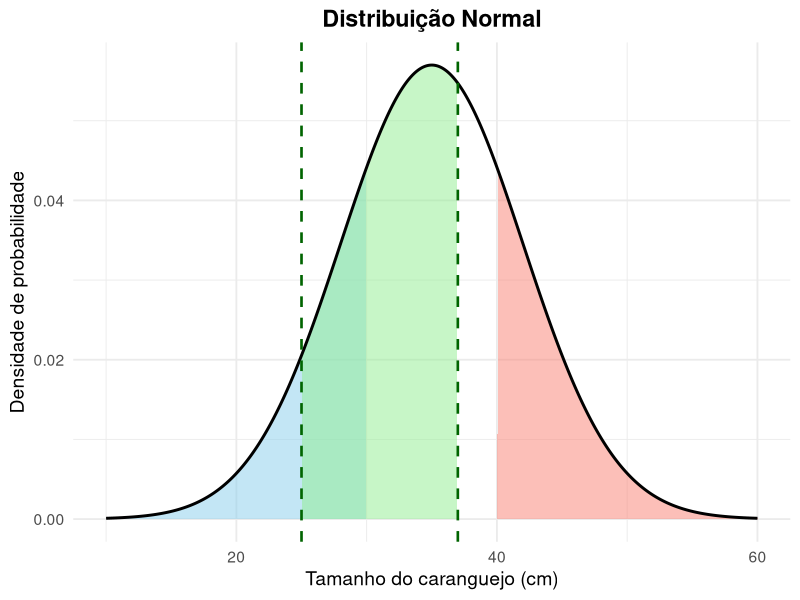
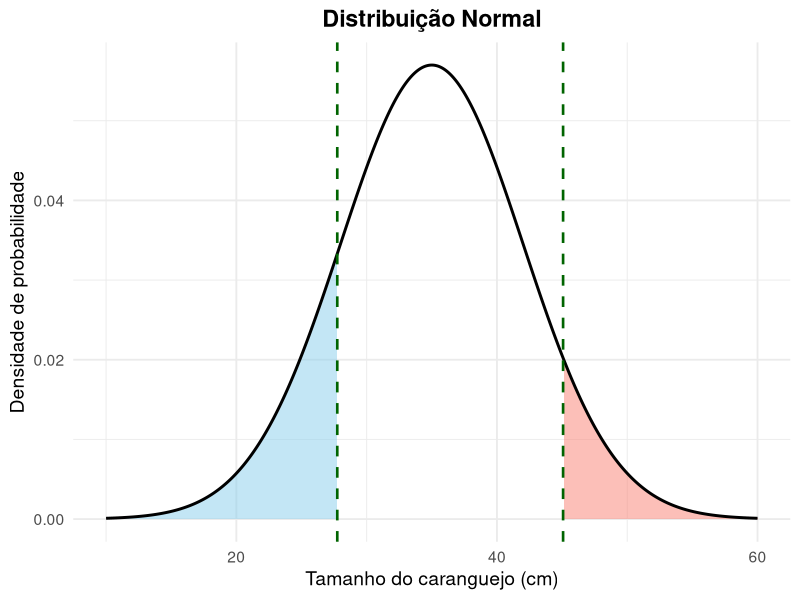
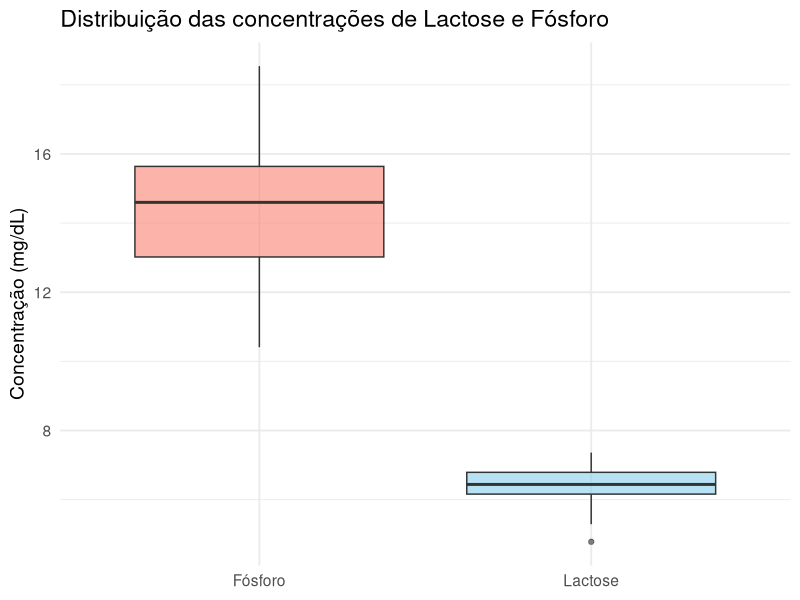
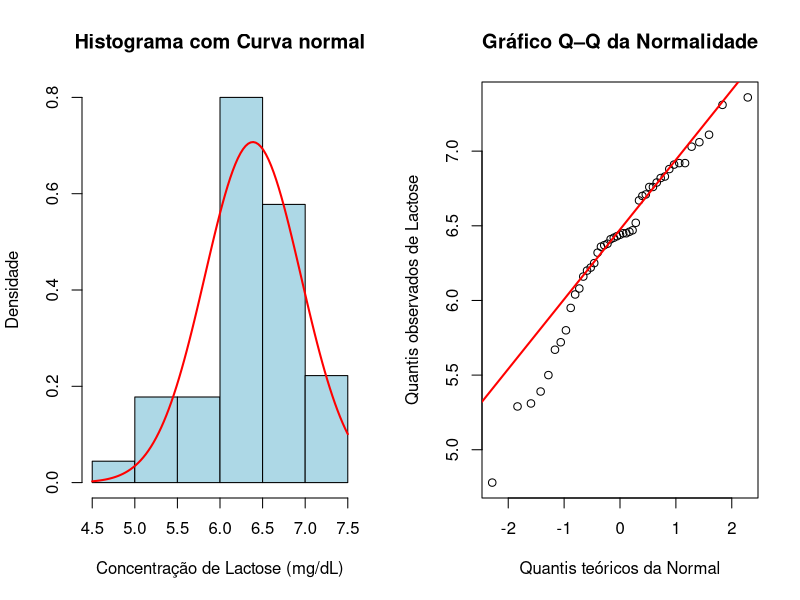
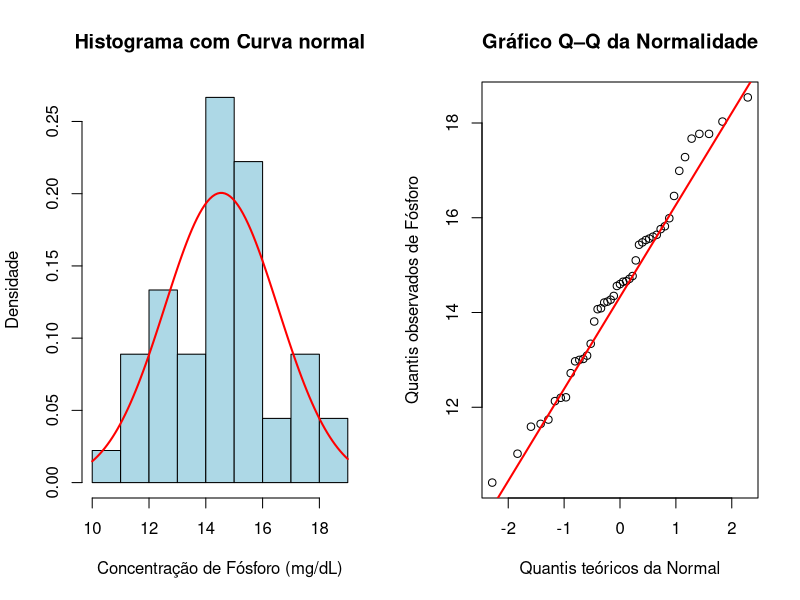
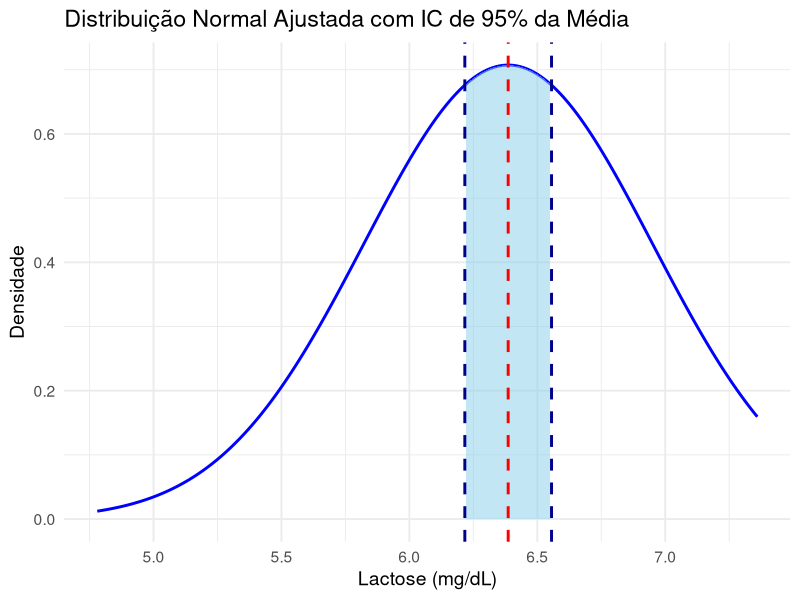
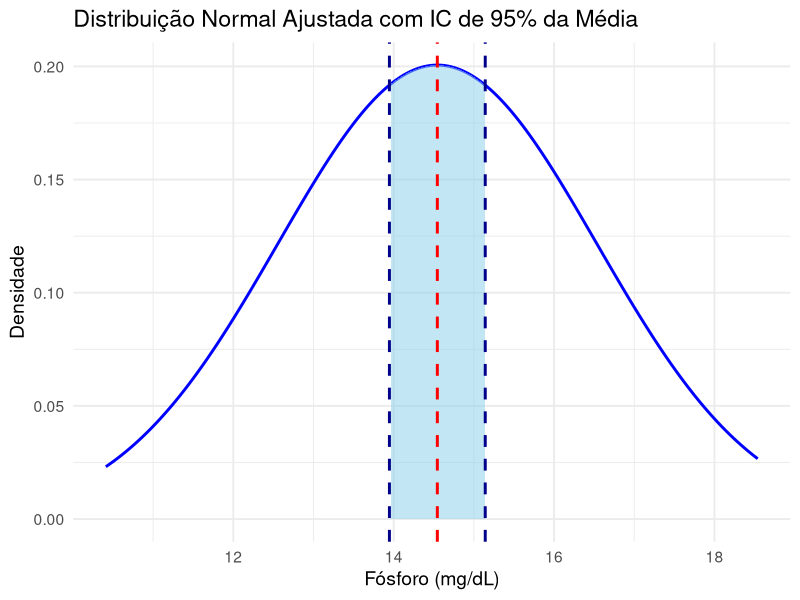
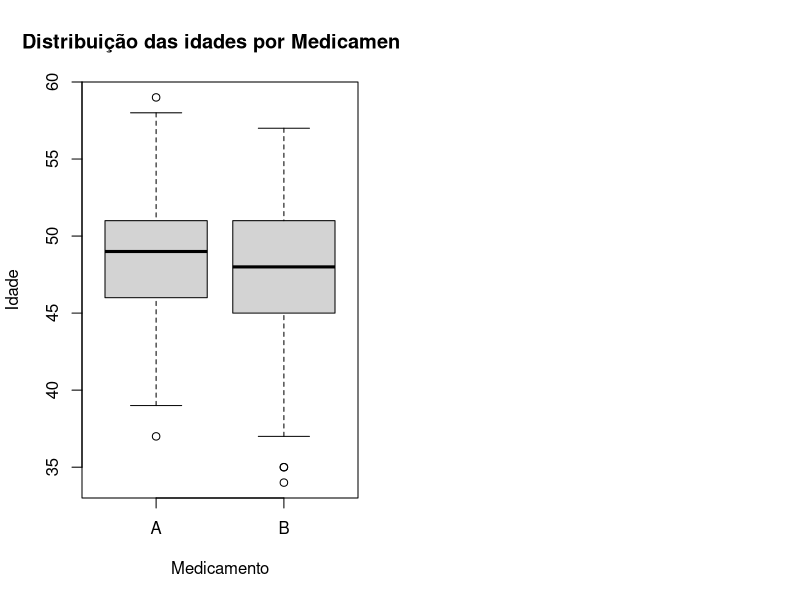

Reproduce these figures in R, in order.
## ---- chunk 1
invisible({
  options(encoding = "UTF-8")
  Sys.setlocale("LC_ALL", "pt_BR.UTF-8")
  rm(list = ls())
})
## ---- chunk 2
mu <- 35
sigma <- 7
x <- 30

(prob_menor_30 <- pnorm(x, mu, sigma))

## ---- chunk 3
x1 <- 25
x2 <- 37

(prob_entre_25_37 <- pnorm(x2, mu, sigma) - pnorm(x1, mu, sigma))
## ---- chunk 4
x <- 40

(prob_maior_40 <- 1 - pnorm(x, mu, sigma))

## ---- chunk 5
library(ggplot2)

x <- seq(10, 60, length.out = 500)
y <- dnorm(x, mu, sigma)
dados <- data.frame(x, y)

ggplot(dados, aes(x, y)) +
  geom_area(data = subset(dados, x <= 30),
            fill = "skyblue", alpha = 0.5) +
  geom_area(data = subset(dados, x >= 25 & x <= 37),
            fill = "lightgreen", alpha = 0.5) +
  geom_area(data = subset(dados, x >= 40),
            fill = "salmon", alpha = 0.5) +
  geom_line(color = "black", size = 1) +
  geom_vline(xintercept = c(25, 37), linetype = "dashed",
             color = "darkgreen", linewidth = 0.9) +
  labs(
    title = "Distribuição Normal",
    x = "Tamanho do caranguejo (cm)",
    y = "Densidade de probabilidade"
  ) +
  theme_minimal(base_size = 14) +
  theme(plot.title = element_text(hjust = 0.5, face = "bold"))
## ---- chunk 6

library(ggplot2)
# ?qnorm

(limite_15_menores <- qnorm(0.15, mu, sigma))

(limite_7.5_maiores <- qnorm(1-0.075, mu, sigma))


x <- seq(10, 60, length.out = 500)
y <- dnorm(x, mu, sigma)
dados <- data.frame(x, y)

ggplot(dados, aes(x, y)) +
  geom_area(data = subset(dados, x <= 27.74497),
            fill = "skyblue", alpha = 0.5) + 
  geom_area(data = subset(dados, x >= 45.07672),
            fill = "salmon", alpha = 0.5) +
  geom_line(color = "black", size = 1) +
  geom_vline(xintercept = c(27.74497, 45.07672), linetype = "dashed",
             color = "darkgreen", linewidth = 0.9) +
  labs(
    title = "Distribuição Normal",
    x = "Tamanho do caranguejo (cm)",
    y = "Densidade de probabilidade"
  ) +
  theme_minimal(base_size = 14) +
  theme(plot.title = element_text(hjust = 0.5, face = "bold"))

## ---- chunk 7
library(readxl)

Atv2 <- read_excel("Dados.xlsx", sheet = "Exercício2")

str(Atv2)

Atv2 <- as.data.frame(lapply(Atv2, function(x) {
  if (is.character(x)) {
    as.numeric(gsub(",", ".", x))
  } else {
    x
  }
}))

names(Atv2) <- c("RG", "Lactose", "Fosforo")

str(Atv2)

head(Atv2)

attach(Atv2)




## ---- chunk 8
(summary(Atv2))
## ---- chunk 9
library(ggplot2)
library(dplyr)

ggplot(Atv2, aes(x = "Lactose", y = Lactose)) +
  geom_boxplot(fill = "skyblue", alpha = 0.6) +
  geom_boxplot(aes(x = "Fósforo", y = Fosforo),
               fill = "salmon", alpha = 0.6) +
  labs(
    title = "Distribuição das concentrações de Lactose e Fósforo",
    x = NULL,
    y = "Concentração (mg/dL)"
  ) +
  theme_minimal(base_size = 14)

# Calculo dos outliers

Q1 <- quantile(Lactose, 0.25, na.rm = TRUE)
Q3 <- quantile(Lactose, 0.75, na.rm = TRUE)
IQR <- Q3 - Q1

lim_inf <- Q1 - 1.5 * IQR
lim_sup <- Q3 + 1.5 * IQR

outliers_lactose <- Atv2 %>%
  filter(Lactose < lim_inf | Lactose > lim_sup)

outliers_lactose

## ---- chunk 10
# Lilliefors 
library(nortest)
(lillie_fosforo <- lillie.test(Fosforo))
(lillie_lactose <- lillie.test(Lactose))

# Anderson-Darling
(ad_fosforo <- ad.test(Fosforo))
(ad_lactose <- ad.test(Lactose))

# Cramér-Von Mises
(cvm_fosforo <- cvm.test(Fosforo))
(cvm_lactose <- cvm.test(Lactose))

# Shapiro-Wilk
(shapiro_fosforo <- shapiro.test(Fosforo))
(shapiro_lactose <- shapiro.test(Lactose))

## ---- chunk 11
(t.test(Lactose, mu = 6.2, alternative = "greater"))

(t.test(Fosforo, mu = 15, alternative = "less"))

## ---- chunk 12
(wilcox.test(Lactose, mu = 6.2, alternative = "greater", 
             conf.int = TRUE, conf.level = 0.95, exact = FALSE))
(wilcox.test(Fosforo, mu = 15, alternative = "less", 
             conf.int = TRUE, conf.level = 0.95, exact = FALSE))

## ---- chunk 13

par(mfrow = c(1, 2))
# Histograma com curva normal ajustada
hist(Lactose, probability = TRUE, col = "lightblue",
main = "Histograma com Curva normal",
xlab = "Concentração de Lactose (mg/dL)",
ylab = "Densidade")
curve(dnorm(x, mean(Lactose), sd(Lactose)), add = TRUE, lwd = 2, col = "red")
# Q–Q plot
qqnorm(Lactose, main = "Gráfico Q–Q da Normalidade",
xlab = "Quantis teóricos da Normal",
ylab = "Quantis observados de Lactose")
qqline(Lactose, col = "red", lwd = 2)

par(mfrow = c(1, 2))
# Histograma com curva normal ajustada
hist(Fosforo, probability = TRUE, col = "lightblue",
main = "Histograma com Curva normal",
xlab = "Concentração de Fósforo (mg/dL)",
ylab = "Densidade")
curve(dnorm(x, mean(Fosforo), sd(Fosforo)), add = TRUE, lwd = 2, col = "red")
# Q–Q plot
qqnorm(Fosforo, main = "Gráfico Q–Q da Normalidade",
xlab = "Quantis teóricos da Normal",
ylab = "Quantis observados de Fósforo")
qqline(Fosforo, col = "red", lwd = 2)

## ---- chunk 14
library(ggplot2)

n <- length(Lactose)

mean_lactose <- mean(Lactose)
(dp_lactose <- sd(Lactose))
erro_lactose <- qt(0.975, df = n-1) * dp_lactose / sqrt(n)
lim_inf_lactose<- mean_lactose - erro_lactose
lim_sup_lactose <- mean_lactose + erro_lactose
c(lim_inf_lactose, lim_sup_lactose)
t.test(Lactose, conf.level = 0.95) 

# Curva normal ajustada
x_vals <- seq(min(Lactose), max(Lactose), length.out = 300)
dens <- dnorm(x_vals, mean = mean_lactose, sd = dp_lactose)
df_plot <- data.frame(x = x_vals, y = dens)
df_ic <- subset(df_plot, x >= lim_inf_lactose & x <= lim_sup_lactose)

ggplot(df_plot, aes(x, y)) +
geom_line(color = "blue", size = 1) +
geom_area(data = df_ic, aes(x, y), fill = "skyblue", alpha = 0.5) +
geom_vline(xintercept = mean_lactose, color = "red", linetype = "dashed", size = 1) +
geom_vline(xintercept = lim_inf_lactose, color = "darkblue", linetype = "dashed", size = 1) +
geom_vline(xintercept = lim_sup_lactose, color = "darkblue", linetype = "dashed", size = 1) +
labs(title = "Distribuição Normal Ajustada com IC de 95% da Média",
x = "Lactose (mg/dL)",
y = "Densidade") +
theme_minimal(base_size = 14)


mean_fosforo <- mean(Fosforo)
(dp_fosforo <- sd(Fosforo))
erro_fosforo <- qt(0.975, df = n-1) * dp_fosforo / sqrt(n)
lim_inf_fosforo<- mean_fosforo - erro_fosforo
lim_sup_fosforo <- mean_fosforo + erro_fosforo
c(lim_inf_fosforo, lim_sup_fosforo)
t.test(Fosforo,  conf.level = 0.95) 

# Curva normal ajustada
x_vals <- seq(min(Fosforo), max(Fosforo), length.out = 300)
dens <- dnorm(x_vals, mean = mean_fosforo, sd = dp_fosforo)
df_plot <- data.frame(x = x_vals, y = dens)
df_ic <- subset(df_plot, x >= lim_inf_fosforo & x <= lim_sup_fosforo)

ggplot(df_plot, aes(x, y)) +
geom_line(color = "blue", size = 1) +
geom_area(data = df_ic, aes(x, y), fill = "skyblue", alpha = 0.5) +
geom_vline(xintercept = mean_fosforo, color = "red", linetype = "dashed", size = 1) +
geom_vline(xintercept = lim_inf_fosforo, color = "darkblue", 
           linetype = "dashed", size = 1) +
geom_vline(xintercept = lim_sup_fosforo, color = "darkblue", 
           linetype = "dashed", size = 1) +
labs(title = "Distribuição Normal Ajustada com IC de 95% da Média",
x = "Fósforo (mg/dL)",
y = "Densidade") +
theme_minimal(base_size = 14)



## ---- chunk 15
efeito_lactose <- (mean_lactose-6.2)/dp_lactose

library(pwr)
pwr.t.test(d = efeito_lactose,
sig.level = 0.05,
power = 0.80,
type = "one.sample",
alternative = "greater")

pwr.t.test(d = efeito_lactose,
n = 45,           
sig.level = 0.05,
# power = 0.80,
type = "one.sample",
alternative = "greater")


## ---- chunk 16
efeito_fosforo <- (mean_fosforo-15)/dp_fosforo

library(pwr)
pwr.t.test(d = efeito_fosforo,
sig.level = 0.05,
power = 0.80,
type = "one.sample",
alternative = "less")

pwr.t.test(d = efeito_fosforo,
n = 45,           
sig.level = 0.05,
# power = 0.80,
type = "one.sample",
alternative = "less")



## ---- chunk 17
library(readxl)

Atv3 <- read_excel("Dados.xlsx", sheet = "Exercício3")

head(Atv3)

# Alterei os nomes das colunas para facilitar acesso as variáveis
names(Atv3) <- c("RG", "Idade", "Sexo", "Medicamento", "Melhora_Cefaleia")

str(Atv3)

attach(Atv3)

## ---- chunk 18
tab_num <- table(Medicamento, Sexo)
tab_num
tab_perc <- prop.table(tab_num, margin = 1) * 100
tab_perc
## ---- chunk 19
estatisticas <- aggregate(Idade ~ Medicamento, data = Atv3, 
                          FUN = function(x) c(
                            Média = round(mean(x, na.rm = TRUE), 2),
                            Mediana = median(x, na.rm = TRUE),
                            DP = round(sd(x, na.rm = TRUE), 2),
                            Mínimo = min(x, na.rm = TRUE),
                            Máximo = max(x, na.rm = TRUE)
                          ))

estatisticas <- data.frame(Medicamento = estatisticas$Medicamento, estatisticas$Idade)
estatisticas

## ---- chunk 20
library(nortest)
tapply(Idade, Medicamento, shapiro.test)
tapply(Idade, Medicamento, lillie.test)
tapply(Idade, Medicamento, ad.test)
tapply(Idade, Medicamento, cvm.test)

## ---- chunk 21
# Teste de Mann–Whitney (Wilcoxon rank-sum)
wilcox.test(Idade ~ Medicamento, data = Atv3,
            alternative = "two.sided", conf.level = 0.95)

## ---- chunk 22
boxplot(Idade~Medicamento, main = "Distribuição das idades por Medicamento")
## ---- chunk 23
mean_A <- estatisticas$Média[1]
dp_A <- estatisticas$DP[1]

par(mfrow = c(1, 2))
x <- Idade[Medicamento == "A"]
hist(x, probability = TRUE, col = "lightblue",
main = "Histograma da Idade - Med. A ",
xlab = "Idade (anos)",
ylab = "Densidade")
curve(dnorm(x, mean_A, dp_A), add = TRUE, lwd = 2, col = "red")
# Q–Q plot
qqnorm(x, main = "Gráfico Q–Q da Normalidade",
xlab = "Quantis teóricos da Normal",
ylab = "Quantis observados de Idade - Med. A")
qqline(x, col = "red", lwd = 2)


mean_B <- estatisticas$Média[2]
dp_B <- estatisticas$DP[2]

par(mfrow = c(1, 2))
x <- Idade[Medicamento == "B"]
hist(x, probability = TRUE, col = "lightblue",
main = "Histograma da Idade - Med. B ",
xlab = "Idade (anos)",
ylab = "Densidade")
curve(dnorm(x, mean_B, dp_B), add = TRUE, lwd = 2, col = "red")
# Q–Q plot
qqnorm(x, main = "Gráfico Q–Q da Normalidade",
xlab = "Quantis teóricos da Normal",
ylab = "Quantis observados de Idade - Med. B")
qqline(x, col = "red", lwd = 2)


## ---- chunk 24
library(nortest)
tapply(Idade, Sexo, shapiro.test)
## ---- chunk 25
# Teste de Mann–Whitney (Wilcoxon rank-sum)
wilcox.test(Idade ~ Sexo, data = Atv3,
            alternative = "two.sided", conf.level = 0.95)
## ---- chunk 26
boxplot(Idade~Sexo, main = "Distribuição das idades por Sexo")
## ---- chunk 27
(tab <- table(Sexo, Medicamento))
chisq.test(tab)

## ---- chunk 28
tab <- table(Medicamento, Melhora_Cefaleia)
tab

melhora_A <- tab["A", "Sim"]
melhora_B <- tab["B", "Sim"]

n_A <- sum(tab["A", ])
n_B <- sum(tab["B", ])

# Teste de duas proporções (unilateral)
prop.test(x = c(melhora_A, melhora_B),
          n = c(n_A, n_B),
          alternative = "less",   # 'less' testa se pA < pB
          correct = FALSE)

## ---- chunk 29
prop.test(x = c(melhora_A, melhora_B),
          n = c(n_A, n_B),
          alternative = "two.sided",
          correct = FALSE)

## ---- chunk 30
library(ggplot2)
library(scales) 

# ==============================
# 1) Sexo × Medicamento (proporções)
# ==============================
p_sexo <- ggplot(Atv3, aes(x = Medicamento, fill = Sexo)) +
  geom_bar(position = "fill", color = "black") +
  scale_y_continuous(labels = percent_format(accuracy = 1)) +
  labs(
    title = "Distribuição de sexo por medicamento",
    x = "Medicamento",
    y = "% dentro do medicamento",
    fill = "Sexo"
  ) +
  theme_minimal(base_size = 13)

p_sexo


## ---- chunk 31
library(ggplot2)
library(scales) 
# ==============================
# 2) Idade × Medicamento (boxplot)
# ==============================
p_idade <- ggplot(Atv3, aes(x = Medicamento, y = Idade)) +
  geom_boxplot(outlier.alpha = 0.25, width = 0.6, color = "black", fill = "grey90") +
  geom_jitter(width = 0.12, alpha = 0.35, color = "grey30") +
  stat_summary(fun = median, geom = "point", shape = 18, size = 3, color = "red") +
  labs(
    title = "Distribuição das idades por medicamento",
    x = "Medicamento",
    y = "Idade (anos)"
  ) +
  theme_minimal(base_size = 13)

p_idade
## ---- chunk 32
library(ggplot2)
library(scales) 
# ==============================
# 3) Melhora × Medicamento (proporções com IC95%)
# ==============================
# Tabela de contingência
tab <- with(Atv3, table(Medicamento, Melhora_Cefaleia))

# Resumo por medicamento
res <- data.frame(
  Medicamento = rownames(tab),
  n = rowSums(tab),
  sucesso = tab[, "Sim"]
)

# Função para IC (prop.test → IC95% bicaudal)
calc_ci <- function(x, n) {
  pt <- prop.test(x, n, alternative = "two.sided", correct = FALSE)
  c(prop = x / n, li = pt$conf.int[1], ls = pt$conf.int[2])
}

ci_mat <- t(mapply(calc_ci, res$sucesso, res$n))
res$prop <- ci_mat[, "prop"]
res$li   <- ci_mat[, "li"]
res$ls   <- ci_mat[, "ls"]

p_melhora <- ggplot(res, aes(x = Medicamento, y = prop)) +
  geom_col(width = 0.6, color = "black", fill = "grey80") +
  geom_errorbar(aes(ymin = li, ymax = ls), width = 0.12) +
  scale_y_continuous(labels = percent_format(accuracy = 1), limits = c(0, 1)) +
  labs(
    title = "Proporção de melhora por medicamento (IC 95%)",
    x = "Medicamento",
    y = "Proporção de melhora"
  ) +
  theme_minimal(base_size = 13)

p_melhora
## ---- chunk 33
library(readxl)

Atv4 <- read_excel("Dados.xlsx", sheet = "Exercício4")

head(Atv4)
Atv4[[2]] <- as.numeric(gsub(",", ".", Atv4[[2]]))

names(Atv4) <- c("Local", "Part_Totais")

head(Atv4)

attach(Atv4)
## ---- chunk 34
library(ggplot2)
library(scales) 

boxplot_part_totais <- ggplot(Atv4, aes(x = Local, y = Part_Totais)) +
  geom_boxplot(outlier.alpha = 0.25, width = 0.6, color = "black", fill = "grey90") +
  geom_jitter(width = 0.12, alpha = 0.35, color = "grey30") +
  stat_summary(fun = median, geom = "point", shape = 18, size = 3, color = "red") +
  labs(
    title = "Distribuição de Partículas Totais por Local",
    x = "Local",
    y = "Partículas Totais em Suspensão (m³)"
  ) +
  theme_minimal(base_size = 13)

boxplot_part_totais
## ---- chunk 35
estatisticas <- aggregate(Part_Totais ~ Local, data = Atv4, 
                          FUN = function(x) c(
                            Média = round(mean(x, na.rm = TRUE), 2),
                            Mediana = median(x, na.rm = TRUE),
                            DP = round(sd(x, na.rm = TRUE), 2),
                            Mínimo = min(x, na.rm = TRUE),
                            Máximo = max(x, na.rm = TRUE)
                          ))

estatisticas <- data.frame(Local = estatisticas$Local, estatisticas$Part_Totais)
estatisticas

## ---- chunk 36
anova_result <- aov(Part_Totais ~ Local, data = Atv4)
summary(anova_result)
## ---- chunk 37
tukey_result <- TukeyHSD(anova_result)
tukey_result
## ---- chunk 38
library(multcompView)
library(dplyr)
library(ggplot2)

tukey_cld <- TukeyHSD(anova_result)$Local
tukey_df <- as.data.frame(tukey_cld)
tukey_df$Comparação <- rownames(tukey_df)

ggplot(tukey_df, aes(x = Comparação, y = diff)) +
  geom_point(size = 3, color = "blue") +
  geom_errorbar(aes(ymin = lwr, ymax = upr), width = 0.2, color = "black") +
  geom_hline(yintercept = 0, linetype = "dashed", color = "red") +
  coord_flip() +
  labs(
    title = "Comparações Múltiplas \n Teste de Tukey (95% IC)",
    x = "Comparação entre locais",
    y = "Diferença de médias de partículas totais (m³)"
  ) +
  theme_minimal(base_size = 13)
## ---- chunk 39
shapiro.test(residuals(anova_result))

## ---- chunk 40
bartlett.test(Part_Totais ~ Local, data = Atv4)

## ---- chunk 41
# Resíduos do modelo
residuos <- residuals(anova_result)
ajustados <- fitted(anova_result)

# Histograma dos resíduos
hist(residuos, 
     main = "Distribuição dos Resíduos", 
     xlab = "Resíduos", 
     ylab = "Frequência", 
     col = "grey90", 
     border = "black")

# Gráfico QQ-plot para normalidade
qqnorm(residuos, main = "Gráfico QQ-plot dos Resíduos")
qqline(residuos, col = "red", lwd = 2)

# Gráfico de homocedasticidade (resíduos vs ajustados)
plot(ajustados, residuos, 
     main = "Resíduos vs Valores Ajustados",
     xlab = "Valores Ajustados", 
     ylab = "Resíduos", 
     pch = 19, col = "grey40")
abline(h = 0, col = "red", lwd = 2, lty = 2)
